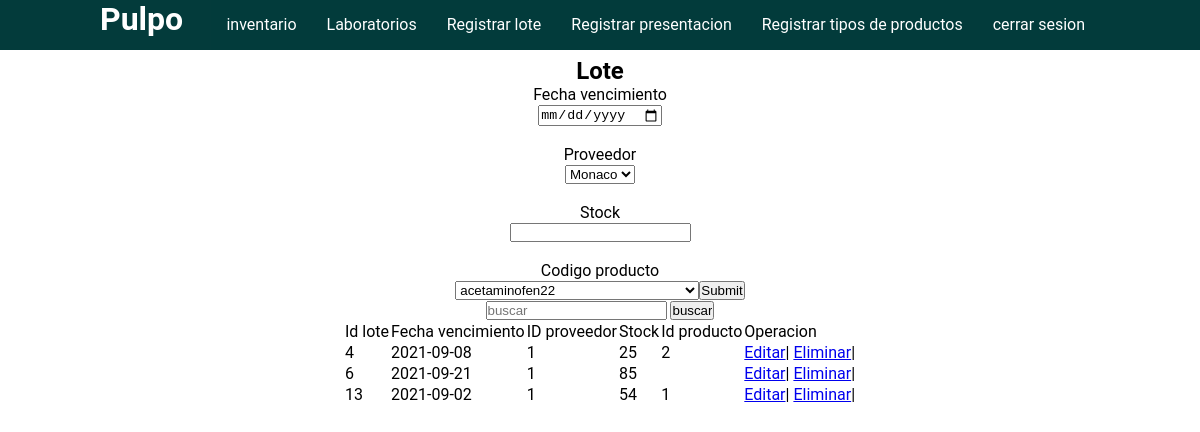
Page /inventario/lote/ingresarlote.php on the committed database.
### tables this page shows
CREATE TABLE `lote` (
  `ID_Lote` int(25) NOT NULL,
  `Fecha_vencimiento` date DEFAULT NULL,
  `provedorID` int(25) DEFAULT NULL,
  `Stock` int(11) DEFAULT NULL,
  `IdProducto` int(25) DEFAULT NULL
);

### inventario/lote/ingresarlote.php (the view, shortened to what this page needs)
<?php
include("../../php/conexion.php");
$consulta = "SELECT * FROM lote";
?>
<!DOCTYPE html>
<html lang="en">
<head>
    <link rel="stylesheet" href="../../css/estilos.css">
</head>
<body>
<header>
<div class="contenedor">
    <h1 class="icon-pulpo">  Pulpo</h1>
    <nav class="menu">
        <a href="../inventario.php">inventario</a>
        <a href="">Laboratorios</a>
        <a href="#">Registrar lote</a>
        <a href="#">Registrar presentacion</a>
        <a href="#">Registrar tipos de productos</a>
        <a href="../../php/cerrarsesion.php">cerrar sesion</a>
    </nav>
</div>
</header>
<center>
    <form action="ScriptLote.php" method="POST">
        <br><br><br><h2>Lote</h2>
        <label for="">Fecha vencimiento</label><br>
        <input type="date" name="Fecha_vencimiento" placeholder=""><br><br>
        <label for=""> Proveedor</label><br>
<?php
$query_prove = mysqli_query($conexion,"SELECT * FROM provedor");
$result_prove = mysqli_num_rows($query_prove);
?>
    <Select name="provedorID" id="provedorID">
      <?php
            if($result_prove > 0){
while ($prove = mysqli_fetch_array($query_prove)){
?>
<option value="<?php echo $prove["NiT_provedor"];?>"><?php echo $prove["Nombre"];?></option>
<?php
}
            }
            ?>
    </Select><br><br>
        <label for="">Stock</label><br>
        <input type="number" name="Stock" placeholder=""><br><br>
        <label for="">Codigo producto</label><br>
<?php
$query_produc = mysqli_query($conexion,"SELECT * FROM producto");
$result_produc = mysqli_num_rows($query_produc);
?>
    <Select name="productoid" id="productoid">
      <?php
            if($result_produc > 0){
while ($produc = mysqli_fetch_array($query_produc)){
?>
<option value="<?php echo $produc["Codigo_Producto"];?>"><?php echo $produc["Nombre_Producto"];?></option>
<?php
}
            }
    ?>
    <input type="submit">
</form>
</center>
<center>
<form action="buscar.php" method="get">
<input type="text" name="buscar" id="buscar" placeholder="buscar" >
<input type="submit" value="buscar">
</form>
<table class="table table-hover table-dark">
        <tr>
    <td>Id lote</td>
    <td>Fecha vencimiento</td>
    <td>ID proveedor</td>
    <td>Stock</td>
    <td>Id producto</td>
    <td>Operacion</td>
    </tr>
    <?php
    $resultado = mysqli_query($conexion, $consulta);
    While ($row=Mysqli_fetch_assoc($resultado)){
    ?>
    <tr>
    <td> <?php echo $row["ID_Lote"];  ?></td>
    <td> <?php echo $row["Fecha_vencimiento"];  ?></td>
    <td> <?php echo $row["provedorID"];  ?></td>
    <td> <?php echo $row["Stock"];  ?></td>
    <td> <?php echo $row["IdProducto"];  ?></td>
    <td> <a href="actualizarL.php?id=<?php echo $row["ID_Lote"];  ?>"> Editar</a>|
    <a href="procesoEliminar.php?id=<?php echo $row["ID_Lote"];  ?>" class="eliminar"> Eliminar</a>|</td>
    </tr>
    </center>
    <?php
    } mysqli_free_result($resultado);
    ?>
</body>
</html>

### css/estilos.css (style rules this page uses)
* { margin:0; padding: 0; box-sizing: border-box; }
body { font-family: 'Roboto', sans-serif; }
header { width: 100%; height: 50px; background:rgb(3, 59, 59); color:#fff; position: fixed; top: 0; left: 0; z-index: 100; }
.contenedor { width: 98%; margin: auto; }
h1 { float:left; }
header .contenedor { display: table; }
@media (min-width:1024px) { .contenedor { width: 1000px; } }

### css/menu.css (style rules this page uses)
.menu { position: absolute; top: 50px; left: 0; width: 100%; height: 100vh; background: rgb(3, 59, 59, 0.9); transition: all 0.5s; transform: translateX(-100%); }
.menu a { display: block; color:#fff; height: 50px; text-decoration: none; padding: 15px; border-bottom: 1px solid rgba(255, 255,255, 0.5); }
@media (min-width:1024px) { .menu { position: static; width: auto; height: auto; transform: translateX(0%); float: right; display: flex; } }
@media (min-width:1024px) { .menu a { border: none; } }

### rows in the picture
lote: ID_Lote "4", Fecha_vencimiento "2021-09-08", provedorID "1", Stock "25", IdProducto "2"
lote: ID_Lote "6", Fecha_vencimiento "2021-09-21", provedorID "1", Stock "85"
lote: ID_Lote "13", Fecha_vencimiento "2021-09-02", provedorID "1", Stock "54", IdProducto "1"

### other values in the picture
form field provedorID "Monaco"
form field productoid "acetaminofen22"
